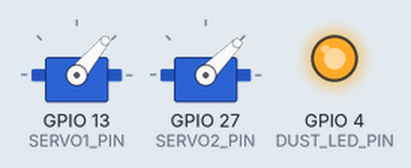
Bench run of a sketch on a simulated ESP32. Parts: 2 × servo, output pins drawn as LEDs (lit = HIGH). WiFi joins after 1.5 s; servers stay silent unless stated; uploads are accepted with an empty reply; what the sketch prints to the serial monitor is not drawn.

Above: at 2.55 s.
At 3.9 s:
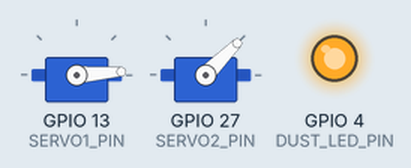
At 5.25 s:
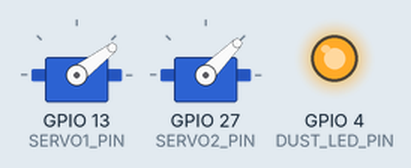
At 8.05 s:
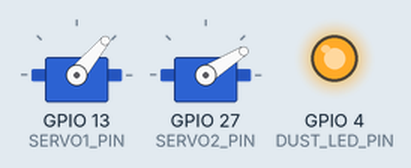
Timing chart, 0 to 10.1 s (numbered marks = the images above):
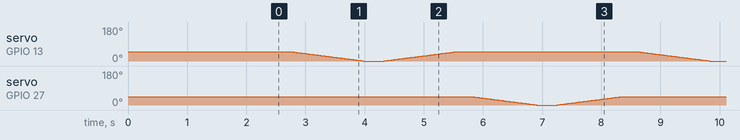

The sketch:

DustFuzzy.ino
```cpp
#include <WiFi.h>
#include <HTTPClient.h>
#include <ESP32Servo.h>

/* ===============================
   WIFI CONFIG
================================ */
const char* ssid = "FarhanHS";
const char* password = "Natural123";

/* ===============================
   SERVER API
================================ */
const char* serverUrl = "http://192.168.1.6:3000/api/wiper";

/* ===============================
   PIN CONFIG
================================ */
#define DUST_LED_PIN   4
#define DUST_OUT_PIN   34

#define SERVO1_PIN     13
#define SERVO2_PIN     27

Servo servo1;
Servo servo2;

/* ===============================
   PARAMETER SISTEM
================================ */

// Ambang debu
float dustThreshold = 15.0;

// Sudut minimum
int minAngle = 0;

// Sudut maksimal masing-masing servo
int servo1MaxAngle = 50; // Servo 1 mulai dari 50°
int servo2MaxAngle = 45; // Servo 2 mulai dari 45°

bool isCleaning = false;

/* ===============================
   SETUP
================================ */
void setup() {

  Serial.begin(115200);

  // Sensor debu
  pinMode(DUST_LED_PIN, OUTPUT);
  digitalWrite(DUST_LED_PIN, HIGH);

  // Alokasi timer PWM untuk ESP32 agar tidak konflik
  ESP32PWM::allocateTimer(0);
  ESP32PWM::allocateTimer(1);
  ESP32PWM::allocateTimer(2);
  ESP32PWM::allocateTimer(3);

  // Set frekuensi PWM ke 50Hz (standar servo)
  servo1.setPeriodHertz(50);
  servo2.setPeriodHertz(50);

  // Attach servo dengan range pulsa standard SG90 (500us - 2400us)
  servo1.attach(SERVO1_PIN, 500, 2400);
  servo2.attach(SERVO2_PIN, 500, 2400);

  // Posisi awal servo
  servo1.write(servo1MaxAngle);
  servo2.write(servo2MaxAngle);

  delay(1000);

  // Connect WiFi
  connectWiFi();
}

/* ===============================
   LOOP UTAMA
================================ */
void loop() {

  // Baca debu
  float dust = readDust();

  Serial.printf("🌫 Debu: %.2f mg/m³\n", dust);

  // Kirim ke server
  sendToServer(dust);

  // ==================================
  // LOGIKA PEMBERSIHAN (FUZZY LOGIC)
  // ==================================
  if (!isCleaning) {
    // Jalankan mesin fuzzy logic untuk menentukan jumlah siklus sapuan wiper
    int cycles = hitungFuzzyWiper(dust);

    if (cycles == 0) {
      Serial.println("✅ Status: Bersih/Debu Rendah → Wiper OFF");
    }
    else {
      isCleaning = true;
      Serial.printf("🧹 Status: Debu Terdeteksi → Wiper Aktif (%d Siklus)\n", cycles);

      for (int i = 0; i < cycles; i++) {
        Serial.printf("🔄 Siklus ke-%d dari %d\n", i + 1, cycles);

        runServo(servo1, 1);
        delay(200);

        runServo(servo2, 2);
        delay(200);
      }

      Serial.println("✅ Pembersihan selesai");
      isCleaning = false;
    }
  }

  // Delay pembacaan
  delay(5000);
}

/* ===============================
   CONNECT WIFI
================================ */
void connectWiFi() {

  WiFi.begin(ssid, password);

  Serial.print("🔌 Menghubungkan WiFi");

  while (WiFi.status() != WL_CONNECTED) {

    delay(500);
    Serial.print(".");
  }

  Serial.println("\n✅ WiFi Terhubung");

  Serial.print("📡 IP ESP32: ");
  Serial.println(WiFi.localIP());
}

/* ===============================
   SENSOR DEBU GP2Y1010
================================ */
float readDust() {

  digitalWrite(DUST_LED_PIN, LOW);
  delayMicroseconds(280);

  int adc = analogRead(DUST_OUT_PIN);

  delayMicroseconds(40);

  digitalWrite(DUST_LED_PIN, HIGH);

  delayMicroseconds(9680);

  // Konversi ADC ke tegangan
  float voltage = adc * (3.3 / 4095.0);

  // Konversi tegangan ke debu
  float dust = (voltage - 0.1) / 0.005;

  // Hindari nilai negatif
  if (dust < 0) {
    dust = 0;
  }

  return dust;
}

/* ===============================
   MESIN FUZZY LOGIC (Sugeno Orde-0)
================================ */
int hitungFuzzyWiper(float dust) {
  // 1. FUZZIFIKASI INPUT DEBU
  // Bersih: turun dari 1 (di <= 10) ke 0 (di >= 20)
  float mu_bersih = 0.0;
  if (dust <= 10.0) mu_bersih = 1.0;
  else if (dust > 10.0 && dust < 20.0) mu_bersih = (20.0 - dust) / (20.0 - 10.0);
  else mu_bersih = 0.0;

  // Sedang: naik dari 10 ke 20 (puncak=1), turun dari 20 ke 30
  float mu_sedang = 0.0;
  if (dust <= 10.0 || dust >= 30.0) mu_sedang = 0.0;
  else if (dust > 10.0 && dust <= 20.0) mu_sedang = (dust - 10.0) / (20.0 - 10.0);
  else if (dust > 20.0 && dust < 30.0) mu_sedang = (30.0 - dust) / (30.0 - 20.0);

  // Kotor: naik dari 20 ke 30 (puncak >= 30)
  float mu_kotor = 0.0;
  if (dust <= 20.0) mu_kotor = 0.0;
  else if (dust > 20.0 && dust < 30.0) mu_kotor = (dust - 20.0) / (30.0 - 20.0);
  else mu_kotor = 1.0;

  // Print derajat keanggotaan untuk debugging
  Serial.printf("📊 Fuzzifikasi -> Bersih: %.2f, Sedang: %.2f, Kotor: %.2f\n", mu_bersih, mu_sedang, mu_kotor);

  // 2. ATURAN DAN DEFUZZIFIKASI (Sugeno Orde-0)
  // Konstanta output (jumlah sapuan wiper)
  const float Z_BERSIH = 0.0;  // 0 sapuan
  const float Z_SEDANG = 1.0;  // 1 sapuan
  const float Z_KOTOR = 6.0;   // 6 sapuan

  // Evaluasi Aturan & Rata-rata Berbobot
  float totalAlphaZ = (mu_bersih * Z_BERSIH) + (mu_sedang * Z_SEDANG) + (mu_kotor * Z_KOTOR);
  float totalAlpha = mu_bersih + mu_sedang + mu_kotor;

  float outputFuzzy = 0.0;
  if (totalAlpha > 0.0) {
    outputFuzzy = totalAlphaZ / totalAlpha;
  }

  // Bulatkan hasil ke integer terdekat untuk jumlah siklus wiper
  int cycles = round(outputFuzzy);
  Serial.printf("🌀 Output Fuzzy (Kontinu): %.2f -> Dibulatkan: %d siklus\n", outputFuzzy, cycles);

  return cycles;
}

/* ===============================
   GERAK SERVO
================================ */
void runServo(Servo &servo, int id) {

  int maxAngle;

  // Servo 1 = 50°
  if (id == 1) {
    maxAngle = servo1MaxAngle;
  }

  // Servo 2 = 45°
  else {
    maxAngle = servo2MaxAngle;
  }

  // ==================================
  // GERAK TURUN
  // ==================================
  Serial.printf("🌀 Servo %d: %d° → 0°\n", id, maxAngle);

  for (int pos = maxAngle; pos >= minAngle; pos--) {

    servo.write(pos);
    delay(25);
  }

  delay(300);

  // ==================================
  // GERAK NAIK
  // ==================================
  Serial.printf("🌀 Servo %d: 0° → %d°\n", id, maxAngle);

  for (int pos = minAngle; pos <= maxAngle; pos++) {

    servo.write(pos);
    delay(25);
  }
}

/* ===============================
   KIRIM DATA KE SERVER
================================ */
void sendToServer(float dust) {

  // Pastikan WiFi tersambung
  if (WiFi.status() != WL_CONNECTED) {
    return;
  }

  HTTPClient http;

  http.begin(serverUrl);

  http.addHeader("Content-Type", "application/json");

  // JSON payload
  String payload =
    "{\"dust\":" + String(dust, 2) + "}";

  // POST data
  int httpCode = http.POST(payload);

  Serial.printf(
    "📤 Kirim data debu: %.2f | HTTP %d\n",
    dust,
    httpCode
  );

  http.end();
}
```
